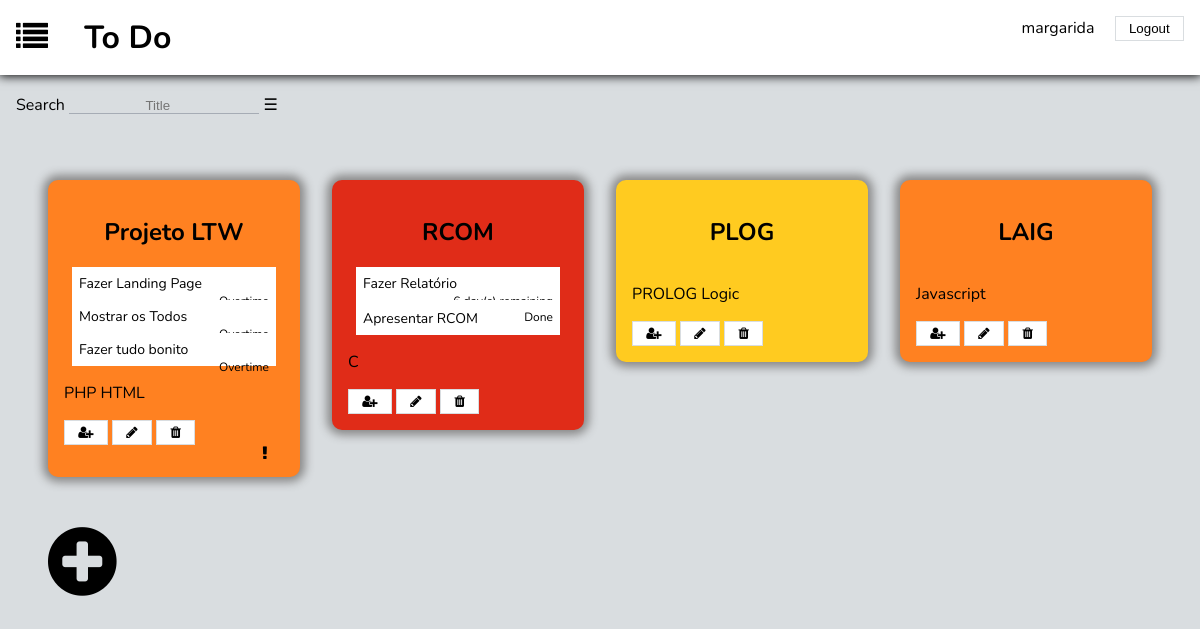
Before: /home_page.php (signed in) with the older database file.
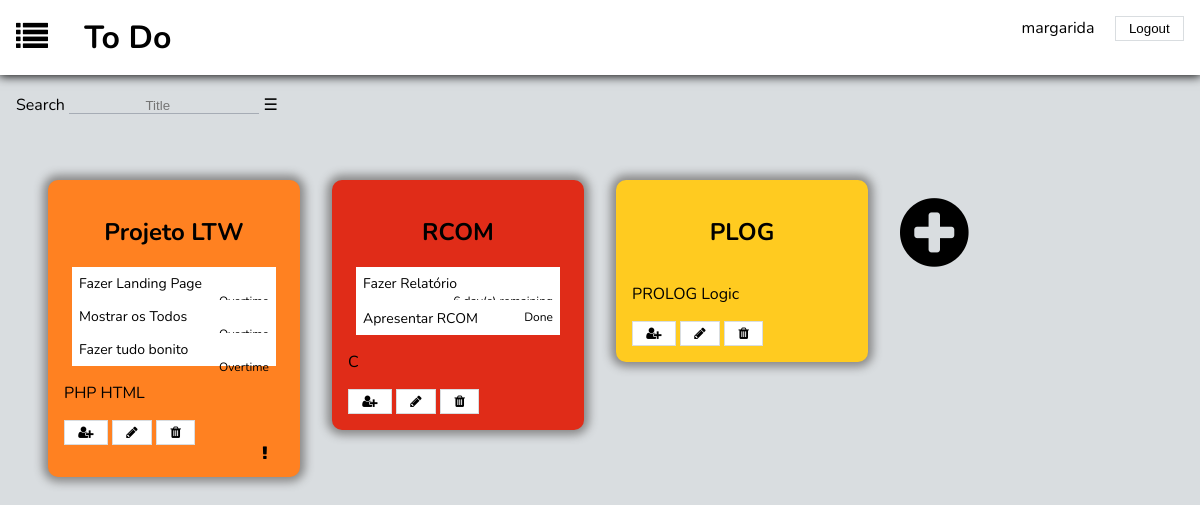
After: the same page with the newer database file.
### tables this page shows
CREATE TABLE belongs (
	list_id INTEGER REFERENCES lists NOT NULL, 
	usr_id INTEGER REFERENCES users NOT NULL,
	PRIMARY KEY(list_id, usr_id)
);

CREATE TABLE lists (
	id INTEGER PRIMARY KEY AUTOINCREMENT,
	title VARCHAR NOT NULL,
	done INTEGER DEFAULT(-1),
	priority INTEGER DEFAULT(3)
);

CREATE TABLE hasCategories (
	list_id INTEGER REFERENCES lists NOT NULL,
	cat_id INTEGER REFERENCES categories NOT NULL,
	PRIMARY KEY(list_id, cat_id)
);

CREATE TABLE categories (
	cat_id INTEGER PRIMARY KEY AUTOINCREMENT,
	cat_name VARCHAR NOT NULL
);

### database/list.php (called while the page is built, shortened)
<?php
	function getAllLists($username){
		global $dbh;
		$stmt = $dbh->prepare("SELECT * FROM lists, users, belongs
								WHERE lists.id = belongs.list_id AND belongs.usr_id = users.usr_id AND usr_username = ?;");
		$stmt->execute(array($username));
		return $stmt->fetchAll();
	}
	function getListCategories($list_id){
		global $dbh;
		$stmt = $dbh->prepare("SELECT * FROM lists, hasCategories, categories
								WHERE hasCategories.list_id = lists.id AND hasCategories.cat_id = categories.cat_id AND lists.id = ?");
		$stmt->execute(array($list_id));
		return $stmt->fetchAll();
	}
	function getListTodos($list_id){
		global $dbh;
		$stmt = $dbh->prepare("SELECT todos.todo_id, todos.name, todos.limit_date, todos.done FROM todos, hasItems, lists
								WHERE lists.id = hasItems.list_id AND hasItems.todo_id = todos.todo_id AND lists.id = ?");
		$stmt->execute(array($list_id));
		return $stmt->fetchAll();
	}
?>

### templates/todos/time.php (called while the page is built, shortened)
<?php
	function getTimeDiff($ref){
		$currdt = new DateTime("now");
		$refdt = new DateTime($ref);
		$days = $currdt->diff($refdt)->format('%R%a');
		if($days > 0)
			$resMsg = intval($days) . " day(s) remaining";
		else
			$resMsg = "Overtime";
		return $resMsg;
	}
?>

### templates/todos/show_lists.php (the view, shortened to what this page needs)
<div id="search">
	<label>Search
		<input type="search" placeholder="Title" name="search_title">
	</label>
	<label class="hamburger" for="hamburger"></label>
</div>
<section id="lists">
	<?php foreach ($lists as $list) { ?>
	<?php
	if($list['priority'] == 1)
		$priority = 'p1';
	else if($list['priority'] == 2)
		$priority = 'p2';
	else if($list['priority'] == 3)
		$priority = 'p3';
	$alert = "";
	if($list['done'] == 1)
		$check = 'check';
	else
		$check = 'not_check';
	?>
	<div>
		<div id=<?= $list['id']?> class="list <?= $priority?> <?= $check?>" onclick="location.href='list_page.php?list_id=<?= $list['list_id']?>'">
			<h2><?= $list['title']?></h2>
			<div class="todos">
				<?php foreach ($todos[$list['id']] as $todo) { ?>
				<?php
					if($todo['done'] == -1){
						$todoStatus = getTimeDiff($todo['limit_date']);
						if($alert != "Overtime" && $todoStatus == "Overtime")
							$alert = "alert";
					}
					else
						$todoStatus = "Done";
				?>
				<div class="todo">
					<p><?= $todo['name']?></p>
					<span><?= $todoStatus ?></span>
				</div>
				<?php } ?>
			</div>
			<div class="categories">
				<?php foreach ($categories[$list['id']] as $cat) { ?>
				<div class="category">
					<p><?= $cat['cat_name']?></p>
				</div>
				<?php } ?>
			</div>
			<button name="Invite"><i class="fa fa-user-plus" aria-hidden="true"></i></button>
			<button name="Edit"><i class="fa fa-pencil" aria-hidden="true"></i></button>
			<button name="Remove"><i class="fa fa-1x fa-trash" aria-hidden="true"></i></button>
			<i class="mark fa fa-exclamation <?= $alert?>" aria-hidden="true"></i>
		</div>
	</div>
		<?php } ?>
		<div id="ultimo">
			<a href="#"><i class="fa fa-plus-circle" aria-hidden="true"></i></a>
		</div>
</section>

### home_page.php (shortened to what this page needs)
<?php
	include_once('database/connection.php');
	include_once('database/list.php');
	include_once('templates/todos/time.php');
	if (!isset($_SESSION['username'])){
     	header('Location: page404.php');
	}
    else{
		$lists = getAllLists($_SESSION['username']);
		$categories = array();
		foreach ($lists as $list) {
			$categories[$list['id']] = getListCategories($list['id']);
		}
		$todos = array();
		foreach ($lists as $list) {
			$todos[$list['id']] = getListTodos($list['id']);
		}
		include_once('templates/common/header.php');
		include_once('templates/todos/show_lists.php');
		include_once('templates/common/footer.php');
	}
?>

### templates/common/header.php (shortened to what this page needs)
<!DOCTYPE html>
<html>
<head>
	<link rel="stylesheet" type="text/css" href="https://maxcdn.bootstrapcdn.com/font-awesome/4.7.0/css/font-awesome.min.css">
	<link rel="stylesheet" type="text/css" href="css/todos.css">
</head>
<body>
	<header>
		<a href="home_page.php"><i class="fa fa-list fa-2x" aria-hidden="true"></i></a>
		<h1>To Do</h1>
		<?php include_once('templates/common/user.php'); ?>
	</header>

### templates/common/user.php (shortened to what this page needs)
<div id="user">
  <?php if (isset($_SESSION['username']) && $_SESSION['username'] != '') { ?>
    <form action="logout.php" method="post">
      <a href="profile_page.php"><?=$_SESSION['username']?></a>
      <input type="submit" value="Logout">
    </form>
  <?php } ?>
</div>

### templates/common/footer.php
	</body>
</html>

### css/todos.css (style rules this page uses)
body { background-color: #d9dde0; font-family: 'Nunito', sans-serif; margin: 0; }
header { color: black; padding: 1em; background-color: white; box-shadow: 0 0 10px 1px black; }
h1 { display: inline; color: black; padding: 1em; }
a { text-decoration: none; color: black; }
button, input[type="Submit"] { padding: 0.3em 1em; background-color: white; border: 1px solid #d9dde0; color: black; }
input { border: 0; border-bottom: 1px solid #a6acb5; text-align: center; background-color: inherit; padding: 0.5em 0.5em 0 0.5em; color: black; }
#user { float: right; }
#user a { margin: 0 1em; }
#lists a { text-decoration: none; color: black; }
#lists { margin: 2em; display: grid; grid-template-columns: 25% 25% 25% 25%; grid-template-rows: auto; }
#lists > * { display: inline-block; margin: 1em 1em; }
.list { background-color: white; padding: 1em; border-radius: 10px; box-shadow: 0px 0px 10px 5px #888888; transition: transform 0.5s; }
#ultimo a { font-size: 5em; max-width: 10em; }
.list .mark { display: inline; margin-left: 90%; display: none; }
.list .alert { display: inherit; animation-duration: 2s; animation-name: blink; animation-iteration-count: infinite; }
.list h2 { text-align: center; border-radius: 10px; }
.todos { display: block; margin: 0 0.5em; border-radius: 10px; }
.todo { background-color: white; position: relative; padding: 0.5em; font-size: 14px; }
.todo span { font-size: 12px; }
.todo p { display: inline; }
span { margin-left: 2em; float: right; }
.category { display: inline-block; }
.p1 { background-color: #e02c18; }
.p2 { background-color: #ff8121; }
.p3 { background-color: #ffcb20; }
#search { display: inline-block; color: black; margin: 1em; }
#search .hamburger:before { content: "\2630"; }

Changed rows visible on the page:
removed belongs: list.title "LAIG"
removed hascategories: cat.cat_name "Javascript", shown under "LAIG"
